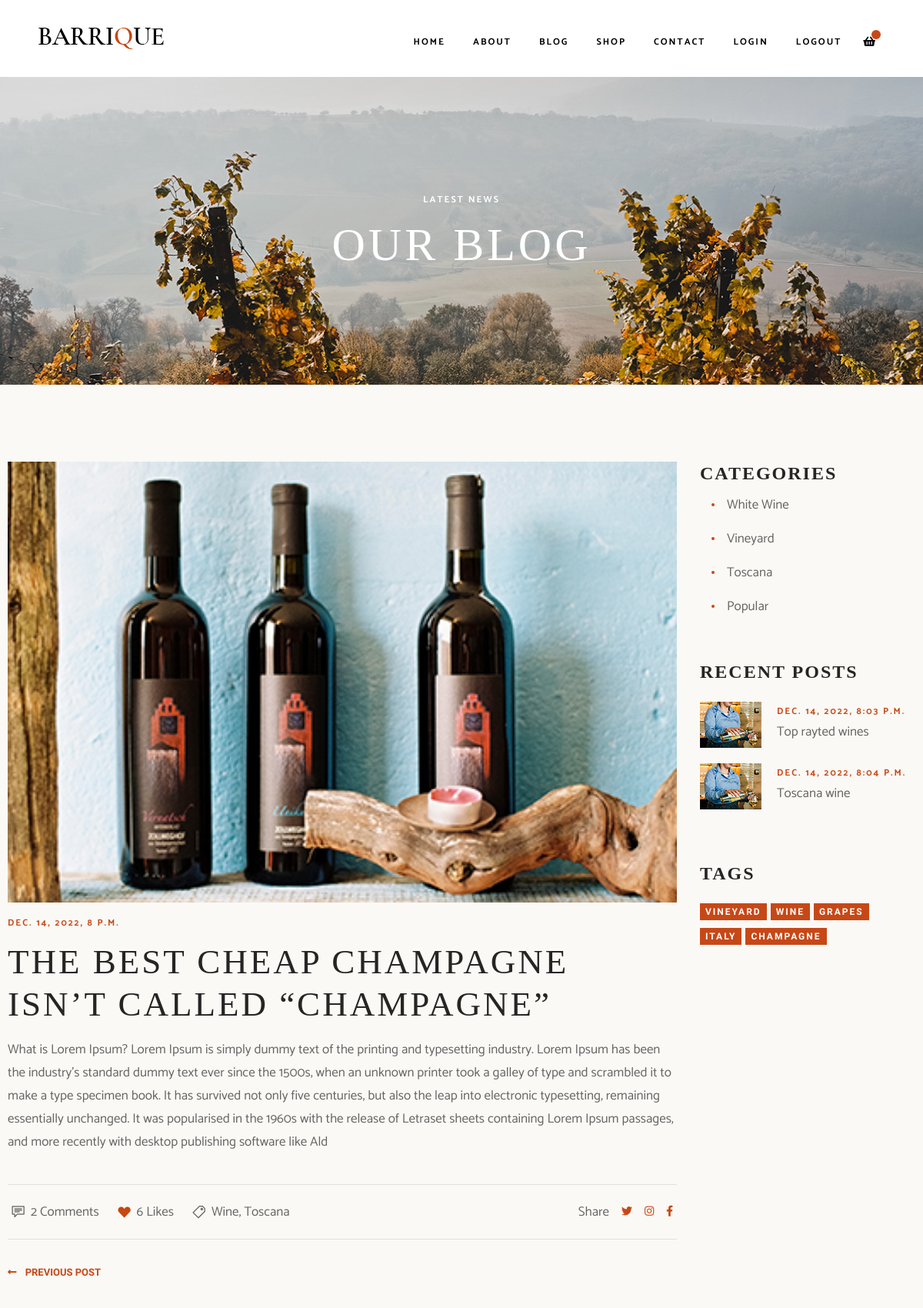
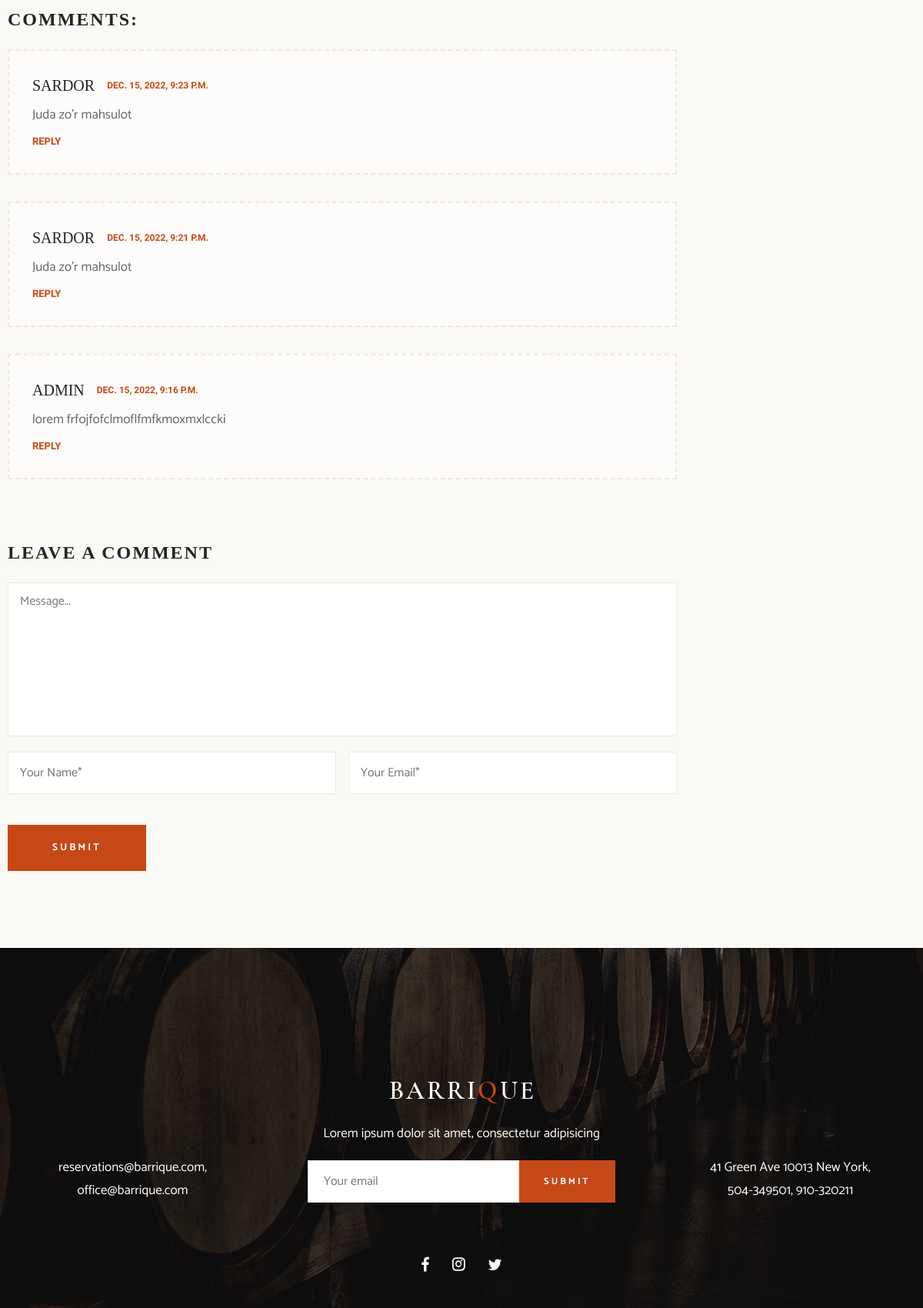
Screenshot of /blog_single/1/ (signed in, upper part) with the database file from the repository (2 pictures, top to bottom).
### main/models.py (models this page shows, shortened)
class News(models.Model):
    name = models.CharField(max_length=200)
    text = models.TextField()
    img = models.ImageField(upload_to='media/')
    date = models.DateTimeField(auto_now_add=True)

class Comment(models.Model):
    comment = models.TextField()
    email = models.EmailField(null=True, blank=True)
    name = models.CharField(max_length=100)
    img = models.ImageField(default='images/blog-single-author2.png')
    date = models.DateTimeField(auto_now_add=True)

class Post(models.Model):
    name = models.CharField(max_length=200)
    text = models.TextField()
    img = models.ImageField(upload_to='media/')
    date = models.DateTimeField(auto_now_add=True)

### main/views.py (the view)
# urls.py: path('blog_single/<int:pk>/', blog_single, name='blog_single'),
@login_required(login_url='/login/')
def blog_single(request, pk):
    blog_sin = News.objects.get(id=pk)
    post = Post.objects.all()
    comment = Comment.objects.all().order_by('-id')[:3]
    if request.method == "POST":
        user = request.user
        username = user.username
        email = user.email
        comment = request.POST['comment']
        Comment.objects.create(name=username, email=email, comment=comment)
    contex = {
        'blog': blog_sin,
        'post': post,
        'comment': comment,
    }
    return render(request, 'blog_single.html', contex)

### templates/blog_single.html (shortened to what this page needs)
   {% extends "base.html"%}
    {%load static%}
    {% block content %}
    <div class="heading heading--blog">
      <div class="mt-3">
        <h5 class="subtitle text-center mb-3">latest news</h5>
        <h1 class="title title--heading">our blog</h1>
      </div>
    </div>
    <div class="blog">
      <div class="wrapper">
        <div class="row mx-0 flex-column-reverse flex-lg-row">
          <div class="col-lg-9 pl-lg-0">
            <div class="blog-post mb-4">
              <div class="blog-post__image-holder">
                <img class="blog-post__image" src="{{blog.img.url}}" alt="blog post image">
              </div>
              <div class="py-3">
                <h5 class="subtitle subtitle--orange">{{blog.date}}</h5>
                <h2 class="title title--section title--dark my-3 pr-4">{{blog.name}}</h2>
                <p>
                  {{blog.text}}
                </p>
              </div>
            </div>
            <div>
              <div class="blog-single__tab">
                <div class="d-flex flex-wrap mb-4 mb-sm-0 flex-column flex-sm-row">
                  <p class="d-flex align-items-center mr-4">
                    <span class="d-flex align-items-center mr-2"><img src="{% static 'images/single-post-comm.png' %}" alt="comment"></span>
                    <span>2 Comments</span>
                  </p>
                  <p class="d-flex align-items-center mr-4">
                    <span class="d-flex align-items-center mr-2"><img src="{% static 'images/single-post-like.png'  %}" alt="comment"></span>
                    <span>6 Likes</span>
                  </p>
                  <p class="d-flex align-items-center">
                    <span class="d-flex align-items-center mr-2"><img src="{% static 'images/single-post-location.png' %}" alt="comment"></span>
                    <span>Wine, Toscana</span>
                  </p>
                </div>
                <div class="d-flex align-items-center justify-content-end">
                  <p class="mr-3">Share</p>
                  <div class="d-flex align-items-center">
                    <a class="blog-single__socials" href="#"><i class="fab fa-twitter mr-3"></i></a>
                    <a class="blog-single__socials" href="#"><i class="fab fa-instagram mr-3"></i></a>
                    <a class="blog-single__socials" href="#"><i class="fab fa-facebook-f"></i></a>
                  </div>
                </div>
              </div>
              <div class="mb-5">
                <a class="blog-single__previous-link" href="#">
                  <span class="mr-2"><i class="fas fa-long-arrow-alt-left"></i></span>
                  <span>previous post</span>
                </a>
              </div>
              <div class="blog-single__comments-holder">
                <h3 class="title title--card title--dark mb-4">comments:</h3>
              {% for i in comment %}
                <div class="blog-single__comment-box">
                  <div>
                    <div class="d-flex align-items-center justify-content-between justify-content-sm-start">
                      <span class="blog-single__comment-author mr-3">{{i.name}}</span>
                      <span class="blog-single__comment-time">{{i.date}}</span>
                    </div>
                    <p class="my-md-2">{{i.comment}}</p>
                    <a class="blog-single__comment-reply" href="#">reply</a>
                  </div>
                </div>
                {% endfor %}
              </div>
              <div class="mt-5">
                <h3 class="title title--card title--dark mb-4">leave a comment</h3>
                <form action="" method="post">
                  <div class="row mb-3 mx-0">
                    <div class="col px-0">
                      <textarea name="comment" rows="8" cols="80" placeholder="Message..."></textarea>
                    </div>
                  </div>
                  <div class="row mb-3 mx-0">
                    <div class="col-md-6 px-0 pr-md-2 mb-4">
                      <input type="text" placeholder="Your Name*">
                    </div>
                    <div class="col-md-6 px-0 pl-md-2 mb-4">
                      <input type="email" placeholder="Your Email*">
                    </div>
                  </div>
                  <div>
                    <button type="submit" class="button button--default">submit</button>
                  </div>
                </form>
              </div>
            </div>
          </div>
          <div class="col-lg-3 pr-lg-0 pb-4 pb-lg-0">
            <div class="mb-5">
              <h3 class="title title--card title--dark mb-1">Categories</h3>
              <ul class="blog__categories-list col-md-9 col-xl-12">
                <li class="blog__categories-list-item"><p>White Wine</p></li>
                <li class="blog__categories-list-item"><p>Vineyard</p></li>
                <li class="blog__categories-list-item"><p>Toscana</p></li>
                <li class="blog__categories-list-item"><p>Popular</p></li>
              </ul>
            </div>
            <div class="mb-3 mb-lg-5">
              <h3 class="title title--card title--dark mb-4">Recent posts</h3>
              <div class="row">
                {% for i in post %}
                <div class="blog-small-post col-sm-6 col-lg-12">
                  <a href="#">
                    <div class="d-flex align-items-center">
                      <div class="blog-small-post__image-holder">
                        <img class="blog-small-post__image" src="{{i.img.url}}" alt="small opst image">
                      </div>
                      <div>
                        <h5 class="subtitle subtitle--orange mb-1">{{i.date}}</h5>
                        <p class="blog-small-post__title">{{i.name}}</p>
                      </div>
                    </div>
                  </a>
                </div>
                {% endfor %}
                </div>
              </div>
            <div>
              <h3 class="title title--card title--dark mb-4">Tags</h3>
              <div class="tags-holder">
                <span class="tag">vineyard</span>
                <span class="tag">wine</span>
                <span class="tag">grapes</span>
                  <span class="tag">italy</span>
                <span class="tag">champagne</span>
              </div>
            </div>
          </div>
        </div>
      </div>
    </div>
    {% endblock %}

### templates/base.html (shortened to what this page needs)
{% load static %}
<!DOCTYPE html>
<html lang="en" dir="ltr">
  <head>
    <link rel="stylesheet" href="{% static 'style/all.min.css' %}">
    <link rel="stylesheet" href="{% static 'style/fontawesome.min.css' %}">
    <link rel="stylesheet" href="https://stackpath.bootstrapcdn.com/bootstrap/4.4.1/css/bootstrap.min.css">
    <link rel="stylesheet" href="{% static 'style/base.css' %}">
    <link rel="stylesheet" href="{% static 'style/layout.css' %}">
    <link rel="stylesheet" href="{% static 'style/components.css' %}">
    <link rel="stylesheet" href="{% static 'style/theme.css' %}">
  </head>
  <body>
    <div class="wrapper-wide">
      <div class="header">
        <nav class="navbar navbar-expand-lg header__nav">
          <div class="header-logo">
            <a class="header-logo__link" href="#">
              <img src="{% static 'images/header-logo.png' %}" alt="logo">
            </a>
          </div>
          <div class="collapse navbar-collapse" id="navbarNavDropdown">
            <ul class="navbar-nav navigation">
              <li class="nav-item navigation__item my-1"><a class="nav-link navigation__link " href="{% url 'index' %}">home</a></li>
              <li class="nav-item navigation__item my-1"><a class="nav-link navigation__link" href="{% url 'about' %}">about</a></li>
              <li class="nav-item navigation__item my-1"><a class="nav-link navigation__link" href="{% url 'blog' %}">blog</a></li>
              <li class="nav-item navigation__item my-1"><a class="nav-link navigation__link" href="{% url 'shop' %}">shop</a></li>
              <li class="nav-item navigation__item my-1"><a class="nav-link navigation__link" href="{% url 'contact' %}">contact</a></li>
              <li class="nav-item navigation__item my-1"><a class="nav-link navigation__link" href="{% url 'login' %}">login</a></li>
              <li class="nav-item navigation__item my-1"><a class="nav-link navigation__link" href="{% url 'logout' %}">logout</a></li>
              <li class="my-1">
                <a class="navigation__link navigation__link-cart" href="{% url 'shop_cart' %}">
                  <i class="fas fa-shopping-basket"></i>
                  <span class="navigation__link-cart-number">{{number}}</span>
                </a>
              </li>
            </ul>
          </div>
        </nav>
      </div>
    </div>
    {% block content%}
    {% endblock content %}
    <div class="footer">
      <div class="container">
        <div class="row">
          <div class="footer__aside col-12 col-lg-3">
            <p class="footer__text">reservations@barrique.com,</p>
            <p class="footer__text">office@barrique.com</p>
          </div>
          <div class="col-12 col-lg-6 mx-auto my-4 text-center">
            <div class="footer__logo-holder">
              <a href="#">
                <img src="{% static 'images/footer-logo.png' %}" alt="">
              </a>
            </div>
            <p class="footer__text">Lorem ipsum dolor sit amet, consectetur adipisicing </p>
            <div class="footer__subscribe">
              <form class="footer__form">
                <input class="footer__subscribe-input" type="email" placeholder="Your email">
                <button class="button button--subscribe" type="submit">submit</button>
              </form>
            </div>
            <div class="footer__socials">
              <a class="footer__socials-icon"  href="https://www.instagram.com/"><img src="{% static 'images/footer-fb.png' %}" alt="facebook"></a>
              <a class="footer__socials-icon"  href="https://www.instagram.com/"><img src="{% static 'images/footer-insta.png' %}" alt="instagram"></a>
              <a class="footer__socials-icon"  href="https://www.instagram.com/"><img src="{% static 'images/footer-tw.png' %}" alt="twitter"></a>
            </div>
          </div>
          <div class="footer__aside col-12 col-lg-3">
            <p class="footer__text">41 Green Ave 10013 New York,</p>
            <p class="footer__text">504-349501, 910-320211</p>
          </div>
        </div>
      </div>
    </div>
  </body>
</html>

### static/style/base.css (style rules this page uses)
* { word-break: break-word; }
html { line-height: 1.15; -webkit-text-size-adjust: 100%; }
h1 { font-size: 2em; margin: 0.67em 0; }
a { background-color: transparent; }
img { border-style: none; }
button, input, optgroup, select, textarea { font-family: inherit; font-size: 100%; line-height: 1.15; margin: 0; }
button, input { overflow: visible; }
button, select { text-transform: none; }
button, [type="button"], [type="reset"], [type="submit"] { -webkit-appearance: button; }
textarea { overflow: auto; }
html, body, div, span, applet, object, iframe, h1, h2, h3, h4, h5, h6, p, blockquote, pre, a, abbr, acronym, address, big, cite, code, del, dfn, em, font, img, ins, kbd, q, s, samp, small, strike, strong, tt, var, b, u, i, center, dl, dt, dd, ol, ul, li, fieldset, form, label, legend, table, caption, tbody, tfoot, thead, tr, th, td { margin: 0; padding: 0; border: 0; outline: 0; font-size: 100%; vertical-align: baseline; background: transparent; }
body { line-height: 1; }
ol, ul { list-style: none; }
button { border: none; outline: none; }
* { box-sizing: border-box; }
input { height: 55px; }
textarea { resize: none; height: 200px; }

### static/style/layout.css (style rules this page uses)
.wrapper-wide { max-width: 1420px; width: 100%; padding: 0 10px; margin: 0 auto; }
.wrapper { max-width: 1320px; width: 100%; padding: 0 10px; margin: 0 auto; }
.heading { height: 500px; padding-top: 90px; background-size: cover; background-position: center; background-repeat: no-repeat; display: flex; justify-content: center; align-items: center; }
.header { padding: 25px 50px; position: absolute; max-width: 1400px; width: 100%; left: 0; right: 0; margin: auto; z-index: 9999; display: flex; align-items: center; justify-content: space-between; flex-wrap: wrap; }
.navbar { padding: 0; }
.header-logo__link { display: flex; align-items: center; }
.header__nav { width: 100%; }
.navbar-collapse { justify-content: flex-end; padding-top: 10px; }
ul.navigation { display: flex; align-items: center; justify-content: center; flex-wrap: wrap; }
.navigation__item { margin: 0 10px }
.navigation__link { padding: 10px; text-transform: uppercase; }
.navigation__link-cart { position: relative; }
.navigation__link.navigation__link-cart { font-size: 14px; }
.navigation__link-cart-number { position: absolute; content: ''; right: 5px; top: 5px; width: 12px; height: 12px; border-radius: 100%; display: flex; justify-content: center; align-items: center; font-size: 10px; letter-spacing: 0; }
.footer { min-height: 600px; padding: 150px 0 30px; background-size: cover; background-position: center; background-repeat: no-repeat; display: flex; flex-direction: column; justify-content: space-between; }
.footer__text { font-size: 17px; font-weight: 400; color: #fff; line-height: 30px; }
.footer__logo-holder { margin-bottom: 20px; }
.footer__subscribe { margin: 20px 0 70px; }
.footer__form { display: flex; max-width: 400px; width: 100%; margin: 0 auto; }
.footer__subscribe-input { max-width: 275px; width: 100%; height: 55px; background: #fff; padding: 20px; }
.footer__aside { display: flex; align-items: center; justify-content: center; flex-direction: column; }
.footer__socials { display: flex; align-items: center; justify-content: center; }
.footer__socials-icon { margin: 0 10px; padding: 0 5px; }
.blog { padding: 100px 0; }
.blog-post { margin-bottom: 80px; }
.blog-post__image-holder { max-width: 960px; width: 100%; max-height: 630px; }
.blog-post__image { width: 100%; height: 100%; object-fit: cover; }
.blog-small-post { margin-bottom: 20px; }
.blog-small-post__image-holder { width: 80px; height: 60px; margin-right: 20px; }
.blog-small-post__image { width: 100%; height: 100%; object-fit: cover; }
.tags-holder { display: flex; flex-wrap: wrap; }
.blog-single__tab { border-top: 1px solid #e1e0dc; border-bottom: 1px solid #e1e0dc; padding: 20px 5px; display: flex; align-items: center; justify-content: space-between; flex-wrap: wrap; margin-bottom: 35px; }
.blog-single__comments-holder { margin-bottom: 80px; }
.blog-single__comment-box { padding: 30px; background: #fdfcfa; border: 2px dashed #eeeae3; display: flex; align-items: center; margin-bottom: 35px; }

### rows the page displays
News: img (picture), date "DEC. 14, 2022, 8 P.M.", name "THE BEST CHEAP CHAMPAGNE ISN’T CALLED “CHAMPAGNE”", text "What is Lorem Ipsum? Lorem Ipsum is simply dummy text of the printing and typesetting industry. Lorem Ipsum has been the industry's standard dummy text ever since the 1500s, when an unknown printer took a galley of type and scrambled it to make a type specimen book. It has survived not only five centuries, but also the leap into electronic typesetting, remaining essentially unchanged. It was popularised in the 1960s with the release of Letraset sheets containing Lorem Ipsum passages, and more recently with desktop publishing software like Ald"
Comment: name "SARDOR", date "DEC. 15, 2022, 9:23 P.M.", comment "Juda zo'r mahsulot"
Comment: name "SARDOR", date "DEC. 15, 2022, 9:21 P.M.", comment "Juda zo'r mahsulot"
Comment: name "ADMIN", date "DEC. 15, 2022, 9:16 P.M.", comment "lorem frfojfofclmoflfmfkmoxmxlccki"
Post: img (picture), date "DEC. 14, 2022, 8:03 P.M.", name "Top rayted wines"
Post: img (picture), date "DEC. 14, 2022, 8:04 P.M.", name "Toscana wine"
